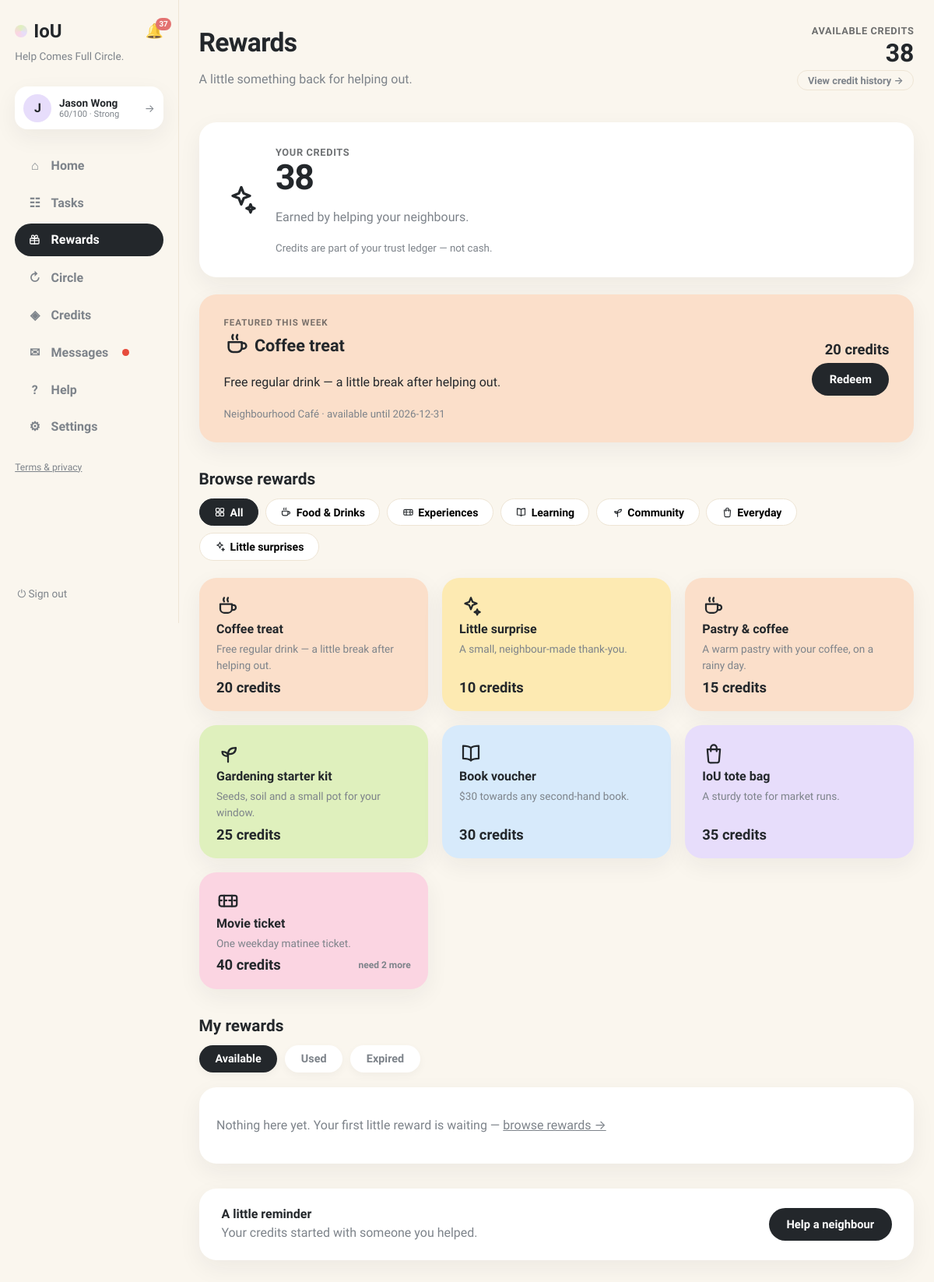
The app's page /rewards (signed in), older data.
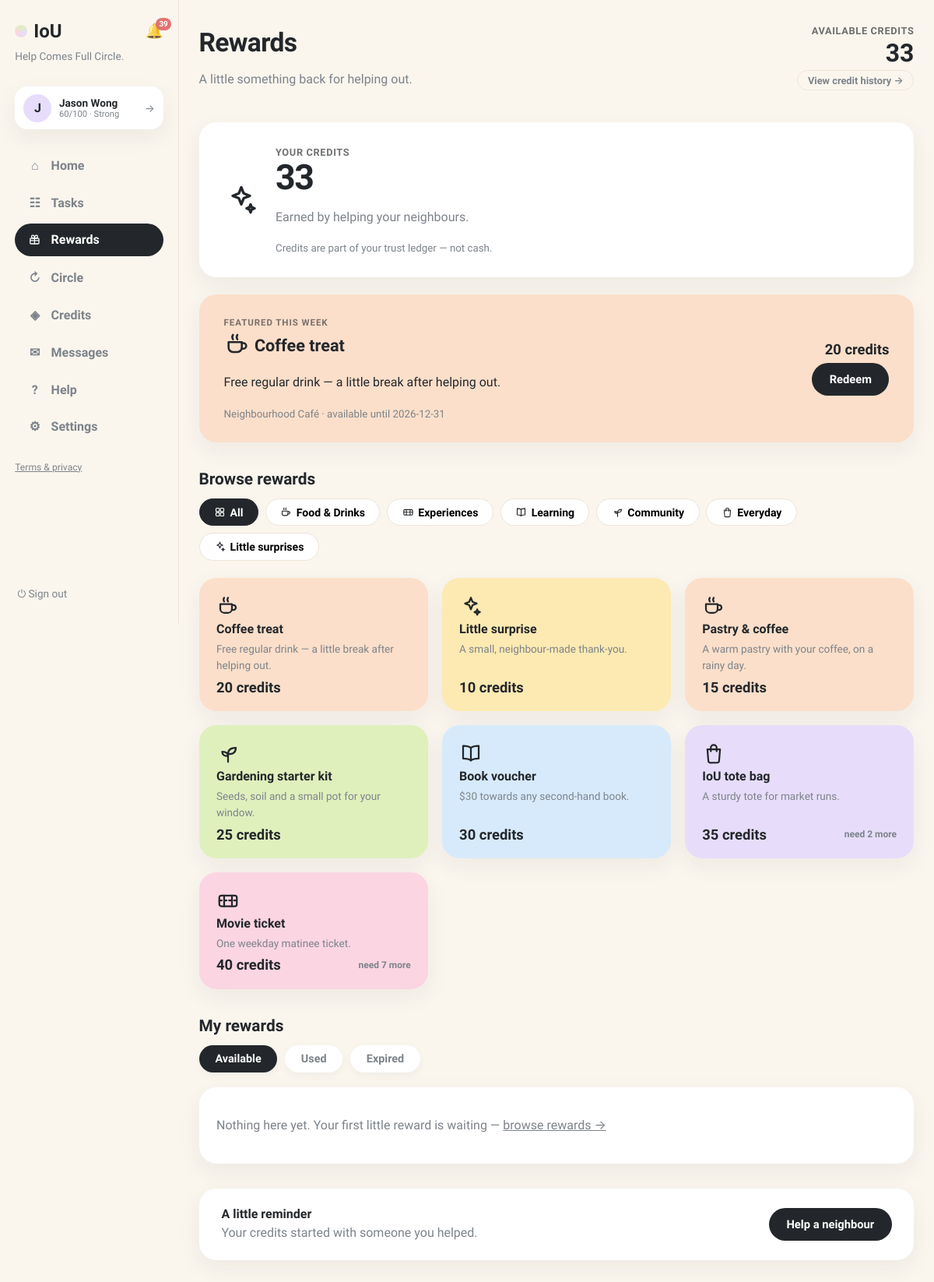
The same page, newer data.
### tables this page shows
CREATE TABLE users (
                id INTEGER PRIMARY KEY, name TEXT NOT NULL, email TEXT UNIQUE NOT NULL,
                password TEXT NOT NULL, balance INTEGER NOT NULL DEFAULT 0,
                held_balance INTEGER NOT NULL DEFAULT 0,
                is_moderator INTEGER NOT NULL DEFAULT 0
            , language TEXT NOT NULL DEFAULT 'en', address TEXT, district TEXT, hkid TEXT, address_id TEXT, age INTEGER, birthday TEXT, skills TEXT NOT NULL DEFAULT '', community_helper INTEGER NOT NULL DEFAULT 0, created_at TEXT, consent_analytics INTEGER NOT NULL DEFAULT 0, reliability INTEGER NOT NULL DEFAULT 60, account_status TEXT NOT NULL DEFAULT 'active', analytics_consent INTEGER NOT NULL DEFAULT 0, username TEXT, bio TEXT, verification_identity TEXT NOT NULL DEFAULT 'unverified', verification_neighbourhood TEXT NOT NULL DEFAULT 'unverified', vis_photo INTEGER NOT NULL DEFAULT 1, vis_neighbourhood INTEGER NOT NULL DEFAULT 1, vis_skills INTEGER NOT NULL DEFAULT 1, vis_bio INTEGER NOT NULL DEFAULT 1, vis_completed INTEGER NOT NULL DEFAULT 1, vis_circle INTEGER NOT NULL DEFAULT 1, circle_enabled INTEGER NOT NULL DEFAULT 1, circle_notifications INTEGER NOT NULL DEFAULT 1, circle_community_only INTEGER NOT NULL DEFAULT 0, circle_max_distance_km REAL NOT NULL DEFAULT 2.0, circle_availability TEXT NOT NULL DEFAULT '');

CREATE TABLE rewards(
                id INTEGER PRIMARY KEY AUTOINCREMENT,
                title TEXT NOT NULL,
                description TEXT NOT NULL DEFAULT '',
                category TEXT NOT NULL DEFAULT 'everyday',
                credit_cost INTEGER NOT NULL,
                partner TEXT NOT NULL DEFAULT '',
                terms TEXT NOT NULL DEFAULT '',
                expiry_date TEXT,
                emoji TEXT NOT NULL DEFAULT '✨',
                pastel TEXT NOT NULL DEFAULT 'yellow',
                max_per_user INTEGER NOT NULL DEFAULT 1,
                active INTEGER NOT NULL DEFAULT 1,
                featured INTEGER NOT NULL DEFAULT 0,
                created_at TEXT
            );

### app.py (the view)
@app.get("/rewards", response_class=HTMLResponse)
def rewards_page(request: Request, claimed: int | None = Query(None), error: str = ""):
    user = current_user(request)
    if not user:
        return RedirectResponse("/login", status_code=303)
    with db() as connection:
        rewards = connection.execute(
            "SELECT * FROM rewards WHERE active=1 ORDER BY featured DESC, credit_cost ASC"
        ).fetchall()
        redemptions = connection.execute(
            """SELECT rr.*, r.title, r.emoji, r.pastel, r.category, r.description, r.partner, r.expiry_date
               FROM reward_redemptions rr JOIN rewards r ON r.id=rr.reward_id
               WHERE rr.user_id=? ORDER BY rr.redeemed_at DESC""",
            (user["id"],),
        ).fetchall()
        counts = {row["reward_id"]: row["c"] for row in connection.execute(
            """SELECT reward_id, COUNT(*) c FROM reward_redemptions
               WHERE user_id=? AND status != 'expired' GROUP BY reward_id""",
            (user["id"],),
        ).fetchall()}
        claimed_row = None
        if claimed:
            claimed_row = next((r for r in redemptions if r["id"] == claimed), None)
    today = datetime.now(timezone(timedelta(hours=8))).date().isoformat()
    return render(request, "rewards.html", page="rewards",
                  rewards=rewards, redemptions=redemptions, counts=counts,
                  categories=REWARDS_CATEGORIES, claimed=claimed_row,
                  today=today, redeem_error=error or None)

### templates/rewards.html (shortened to what the changed rows need)
{% extends "base.html" %}
{% block content %}
{% macro rw_icon(cat) %}{{ CAT_STYLE[cat][1]|safe }}{% endmacro %}
<header class="page-head">
  <div>
    <h1>Rewards</h1>
  </div>
  <div class="rw-head-credits">
    <span class="stat-label">Available credits</span>
    <b>{{ user.balance }}</b>
    <a class="btn-ghost btn-sm" href="/history">View credit history →</a>
  </div>
</header>
<section class="card rw-hero">
  <div>
    <span class="stat-label">Your credits</span>
    <span class="rw-hero-num">{{ user.balance }}</span>
    <p class="muted">Earned by helping your neighbours.</p>
    <small class="muted">Credits are part of your trust ledger — not cash.</small>
  </div>
</section>
{% set featured = rewards | selectattr("featured", "equalto", 1) | list %}
<section class="home-section">
  <h2 class="section-title">Browse rewards</h2>
  <div class="rw-grid">
    {% for r in rewards %}
    <div class="rw-card card rw-pastel-{{ CAT_STYLE[r.category][0] }}" data-rw-card data-category="{{ r.category }}"
         data-id="{{ r.id }}" data-title="{{ r.title }}" data-emoji=""
         data-cost="{{ r.credit_cost }}" data-desc="{{ r.description }}" data-partner="{{ r.partner }}"
         data-terms="{{ r.terms }}" data-expiry="{{ r.expiry_date }}" data-used="{{ counts.get(r.id, 0) }}"
         data-max="{{ r.max_per_user }}" data-balance="{{ user.balance }}"
         data-icon='{{ rw_icon(r.category)|e }}'>
      <span class="rw-ic">{{ rw_icon(r.category) }}</span>
      <b>{{ r.title }}</b>
      <p class="muted">{{ r.description }}</p>
      <div class="rw-meta">
        <span class="rw-cost">{{ r.credit_cost }} credits</span>
        {% if counts.get(r.id, 0) >= r.max_per_user %}
        <span class="rw-state">✓ Redeemed {{ counts.get(r.id, 0) }}/{{ r.max_per_user }}</span>
        {% elif user.balance < r.credit_cost %}
        <span class="rw-state muted">need {{ r.credit_cost - user.balance }} more</span>
        {% endif %}
      </div>
    </div>
    {% endfor %}
  </div>
</section>
<section class="home-section">
  <h2 class="section-title">My rewards</h2>
</section>
{% endblock %}

### templates/base.html (shortened to what this page needs)
<!doctype html>
<html lang="en"><head><link rel="stylesheet" href="/static/style.css"></head>
<body class="app-body">
<nav class="sidebar">
  <div class="brand-row">
    <a class="brand" href="/"><span class="brand-dot"></span>IoU</a>
    {% if user %}
    <a class="bell {% if page == 'notifications' %}active{% endif %}" href="/notifications" title="Notifications">🔔{% if unread_notifs or unread_msgs %}<span class="bell-badge">{{ (unread_notifs or 0) + (unread_msgs or 0) }}</span>{% endif %}</a>
    {% endif %}
  </div>
  <p class="brand-tag">Help Comes Full Circle.</p>
  {% if user %}
  <a class="side-user" href="/profile" title="Your profile">
    <div class="avatar">{{ user.name[0] }}</div>
    {% set sc = user.reliability if user.reliability is not none else 60 %}
    {% set lab = 'Suspended' if sc <= 0 else ('Restricted' if sc < 30 else ('Limited' if sc < 60 else ('Strong' if sc < 80 else 'Excellent'))) %}
    <div class="sidebar-user-meta"><b>{{ user.name }}</b>
      <small>{{ sc }}/100 · {{ lab }}</small>
    </div>
    <span class="side-user-arrow">→</span>
  </a>
  <div class="nav-links">
    <a class="nav-link {% if page == 'home' %}active{% endif %}" href="/"><span class="nav-ico">⌂</span>Home</a>
    <a class="nav-link {% if page == 'browse' %}active{% endif %}" href="/browse"><span class="nav-ico">☷</span>Tasks</a>
    <a class="nav-link {% if page == 'rewards' %}active{% endif %}" href="/rewards"><span class="nav-ico"></span>Rewards</a>
    <a class="nav-link {% if page == 'circle' %}active{% endif %}" href="/chain-invitations"><span class="nav-ico">↻</span>Circle{% if circle_pending %}<span class="unread-dot"></span>{% endif %}</a>
    <a class="nav-link {% if page == 'credits' %}active{% endif %}" href="/history"><span class="nav-ico">◈</span>Credits</a>
    <a class="nav-link {% if page == 'messages' %}active{% endif %}" href="/messages"><span class="nav-ico">✉</span>Messages{% if unread_msgs %}<span class="unread-dot"></span>{% endif %}</a>
    <a class="nav-link {% if page == 'help' %}active{% endif %}" href="/help"><span class="nav-ico">?</span>Help</a>
    <a class="nav-link {% if page == 'account' %}active{% endif %}" href="/account"><span class="nav-ico">⚙</span>Settings</a>
  </div>
  <p class="nav-footer"><a href="/legal">Terms &amp; privacy</a></p>
  <form method="post" action="/logout" class="side-logout"><button class="link-button" title="Sign out">⏻ Sign out</button></form>
  {% else %}
  <div class="nav-links">
    <a class="nav-link" href="/login"><span class="nav-ico">→</span>Sign in</a>
    <a class="nav-link" href="/register"><span class="nav-ico">＋</span>Create account</a>
  </div>
  <p class="nav-footer"><a href="/legal">Terms &amp; privacy</a></p>
  {% endif %}
</nav>
<main class="content {% block content_class %}{% endblock %}">{% block content %}{% endblock %}</main>
</body></html>

Row changes from the older to the newer data that the page shows:
changed users "Jason Wong": balance "38" → "33"
changed through a linked row, rewards "IoU tote bag": r.credit_cost-user.balance (not shown) → "2"
changed through a linked row, rewards "Movie ticket": r.credit_cost-user.balance "2" → "7"
Text that changed along with them:
{{ (unread_notifs or 0) + (unread_msgs or 0) }}: "37" → "39"
